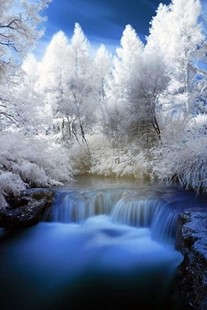
#> input picture Image-Processing-Lab-05-Huy/waterfall.png, 207 x 310 px
$ python main.py
#> lines starting #> are read from the running program, lines starting #| are printed output that depends on the picture
### Image-Processing-Lab-05-Huy/Exercise01.py
import matplotlib.pyplot as plt
import cv2 as cv

def show_histogram(image):
    """
    This function will show a histogram of the data in input
    Input: image
    Output: histogram
    """

    histogram = cv.calcHist([image],[0],None,[256],[0,256])

    # show the plotting graph of an image
    plt.plot(histogram)
    plt.show()

def contrast_enhancer(image):
    """
    This function will enhance the contrast of an image
    Input: image
    Output: enhanced image
    """

    # show the histogram of the image
    show_histogram(image)

    # enhance the contrast of the image
    enhanced_img = cv.equalizeHist(image)

    # show the enhanced image
    cv.imshow('Enhanced Image',enhanced_img)

    # show the histogram of the enhanced image
    show_histogram(enhanced_img)

    # wait for any key to be pressed
    cv.waitKey(0)

    # destroy all windows
    cv.destroyAllWindows()

### Image-Processing-Lab-05-Huy/Exercise02.py
import matplotlib.pyplot as plt
import cv2 as cv
import numpy as np

def noise_adder(image):
    """
    Add noise to an image
    Input: image
    Output: image with noise
    """

    # Create Gaussian noise with random values
    gauss = np.random.normal(0, 1, image.size)
    gauss = gauss.reshape(image.shape[0], image.shape[1], image.shape[2]).astype('uint8')

    # Add the Gaussian noise to the image
    img_gauss = cv.add(image, gauss)
    cv.imwrite('Output/image_noise.png', img_gauss)

def blur_image(image):
    """
    Blur an image using different methods
    Input: image
    Output: blurred image
    """
    # using built-in function
    blurred_image = cv.blur(image, (5, 5))
    cv.imwrite('Output/blur_builtin.png', blurred_image)

    # Gaussian blurring
    gauss = cv.GaussianBlur(image, (5, 5), 0, 0)
    cv.imwrite('Output/blur_gauss.png', gauss)

    # Median blurring
    median = cv.medianBlur(image, 5)
    cv.imwrite('Output/blur_median.png', median)

    # Bilateral blurring
    bilateral = cv.bilateralFilter(image, 9, 75, 75)
    cv.imwrite('Output/blur_bilteral.png', bilateral)

    # blurring with a kernel
    kernel = np.ones((5, 5), np.float32) / 25
    dst = cv.filter2D(image, -1, kernel)
    cv.imwrite('Output/blur_kernel.png', dst)


### Image-Processing-Lab-05-Huy/Exercise03.py
import cv2 as cv
import numpy as np

def image_sharpening(image):
    # Sharpen using kernel
    kernel = np.array([[0, -1, 0], [-1, 5, -1], [0, -1, 0]])

    sharpen_kernel =  cv.filter2D(image, -1, kernel)
    cv.imwrite('Output/sharpen_kernel.jpg', sharpen_kernel)

    # Sharpen using addWeighted
    sharpen_kernel = cv.GaussianBlur(image, (9, 9), 10)
    sharpen_addWeighted = cv.addWeighted(image, 1.5, sharpen_kernel, -0.5, 0)
    cv.imwrite('Output/sharpen_addWeighted.jpg', sharpen_addWeighted)

### Image-Processing-Lab-05-Huy/Exercise04.py
import numpy as np
import cv2
from skimage import data, filters

def motion_estimation():
    # Open Video
    cap = cv2.VideoCapture('video.mp4')

    # Randomly select 25 frames
    frameIds = cap.get(cv2.CAP_PROP_FRAME_COUNT) * np.random.uniform(size=25)

    # Store selected frames in an array
    frames = []
    for fid in frameIds:
        cap.set(cv2.CAP_PROP_POS_FRAMES, fid)
        ret, frame = cap.read()
        frames.append(frame)

    # Calculate the median along the time axis
    medianFrame = np.median(frames, axis=0).astype(dtype=np.uint8)

    # Display median frame
    cv2.imshow('frame', medianFrame)
    cv2.waitKey(0)

    # Reset frame number to 0
    cap.set(cv2.CAP_PROP_POS_FRAMES, 0)

    # Convert background to grayscale
    grayMedianFrame = cv2.cvtColor(medianFrame, cv2.COLOR_BGR2GRAY)

    # Loop over all frames
    ret = True
    while(ret):

        # Read frame
        ret, frame = cap.read()
        # Convert current frame to grayscale
        frame = cv2.cvtColor(frame, cv2.COLOR_BGR2GRAY)
        # Calculate absolute difference of current frame and
        # the median frame
        dframe = cv2.absdiff(frame, grayMedianFrame)
        # Treshold to binarize
        th, dframe = cv2.threshold(dframe, 30, 255, cv2.THRESH_BINARY)
        # Display image
        cv2.imshow('frame', dframe)
        cv2.waitKey(20)

    # Release video object
    cap.release()

    # Destroy all windows
    cv2.destroyAllWindows()

### Image-Processing-Lab-05-Huy/main.py
# Import functions for the main program
from Exercise01 import *
from Exercise02 import *
from Exercise03 import *
from Exercise04 import *

# Import libs
import cv2 as cv

# Read image with grayscale
input_image = cv.imread('waterfall.png', cv.IMREAD_GRAYSCALE)
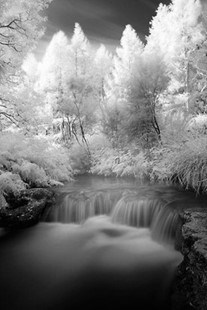
#> input_image: shape (310, 207); min 0, max 255, mean 123.9

# Read image with color
image = cv.imread('waterfall.png')
#> image is the input picture: shape (310, 207, 3); mean B, G, R 149.8, 125.5, 110.9

###################### Exercise01 #############################
# Show image histogram in gray scale
show_histogram(input_image)
#> in show_histogram, `histogram = cv.calcHist([image],[0],None,[256],[0,256])`: histogram = 256 values, max 504 at index 5, min 22 at index 254, mean 250.7
#> in show_histogram, `plt.show()`:
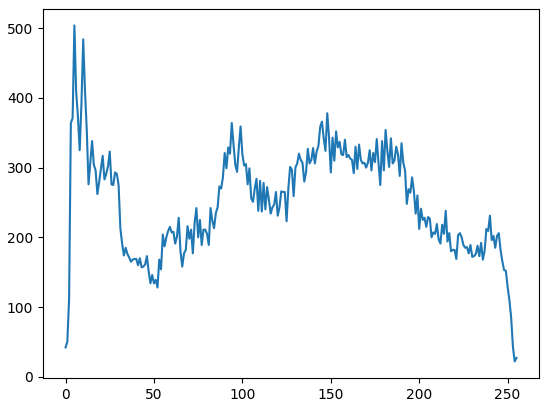
#> figure drawn by matplotlib, 1 panel; curve peaks at x = 5, y = 504

# Enhance contrast of the image
contrast_enhancer(input_image)
#> in show_histogram (call 3), `histogram = cv.calcHist([image],[0],None,[256],[0,256])`: histogram = 256 values, max 504 at index 6, min 0 at index 3, mean 250.7
#> in show_histogram (call 3), `plt.show()`:
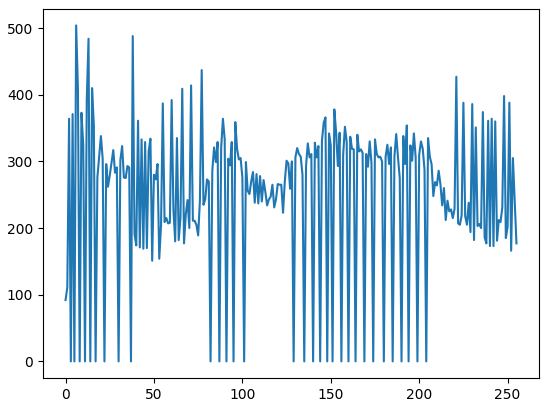
#> figure drawn by matplotlib, 1 panel; curve peaks at x = 6, y = 504

###################### Exercise02 #############################
# Add noise to the image
noise_adder(image)
#> in noise_adder, `img_gauss = cv.add(image, gauss)`:
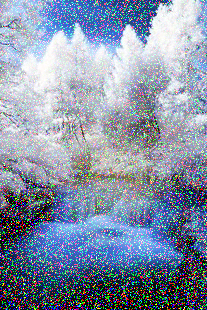
#> img_gauss: shape (310, 207, 3); mean B, G, R 166.7, 145.9, 133.6

# Blur the image
blur_image(image)
#> in blur_image, `blurred_image = cv.blur(image, (5, 5))`:
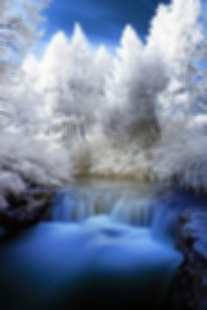
#> blurred_image: shape (310, 207, 3); mean B, G, R 149.8, 125.5, 110.9

###################### Exercise03 #############################
# Sharpening the image
image_sharpening(image)
#> in image_sharpening, `sharpen_kernel =  cv.filter2D(image, -1, kernel)`:
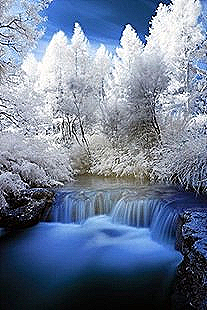
#> sharpen_kernel: shape (310, 207, 3); mean B, G, R 148.6, 125.2, 111

###################### Exercise04 #############################
# motion motion_estimation
#> (the run stopped early here; a loop or call above may not have finished)
